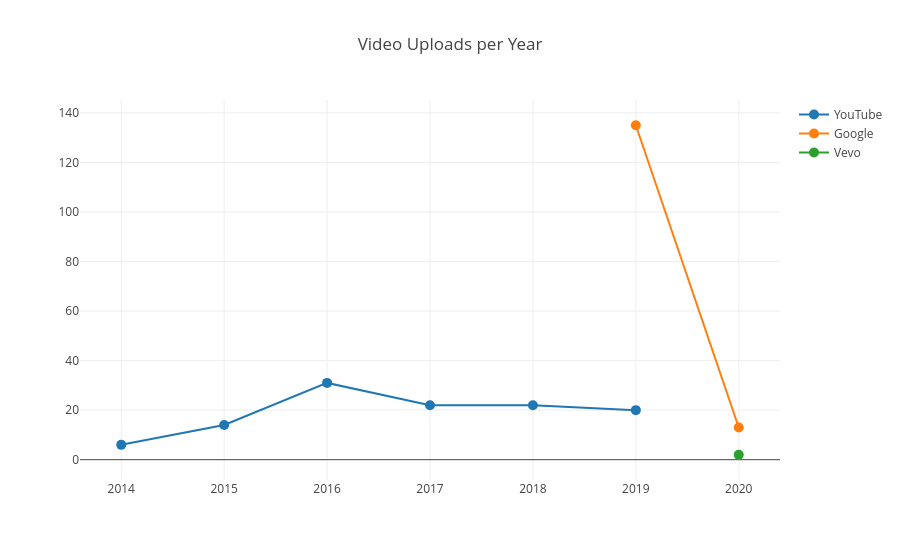

The notebook cell this image was saved under:
### Code cell
fig = go.Figure()
for channel in ['YouTube', 'Google', 'Vevo']:
    df = (channels_activities
          [(channels_activities['snippet.channelTitle']==channel) & (channels_activities['snippet.type']=='upload')]
          .groupby(['pub_year', 'snippet.channelTitle'])
          ['snippet.type']
          .value_counts().to_frame()
          .rename(columns={'snippet.type': 'count'})
          .reset_index())
    fig.add_scatter(x=df['pub_year'].astype(str), y=df['count'], name=channel, marker={'size': 10})

fig.layout.template = 'none'
fig.layout.title = 'Video Uploads per Year'
fig

### Figure 1 — Plotly figure (JSON) as saved in the notebook; plotly's stock layout.template omitted (floating-point values rounded to 4 significant figures)
{"data": [{"marker": {"size": 10}, "name": "YouTube", "type": "scatter", "x": ["2014", "2015", "2016", "2017", "2018", "2019"], "y": [6, 14, 31, 22, 22, 20]}, {"marker": {"size": 10}, "name": "Google", "type": "scatter", "x": ["2019", "2020"], "y": [135, 13]}, {"marker": {"size": 10}, "name": "Vevo", "type": "scatter", "x": ["2020"], "y": [2]}], "layout": {"title": {"text": "Video Uploads per Year"}}}
